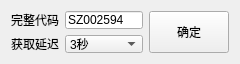
<?xml version="1.0" encoding="UTF-8"?>
<ui version="4.0">
 <class>Settiing</class>
 <widget class="QWidget" name="Settiing">
  <property name="geometry">
   <rect>
    <x>0</x>
    <y>0</y>
    <width>240</width>
    <height>64</height>
   </rect>
  </property>
  <property name="minimumSize">
   <size>
    <width>240</width>
    <height>64</height>
   </size>
  </property>
  <property name="windowTitle">
   <string>Settiing</string>
  </property>
  <property name="windowIcon">
   <iconset resource="../static/rc.qrc">
    <normaloff>:/rc/images/microscope.ico</normaloff>:/rc/images/microscope.ico</iconset>
  </property>
  <layout class="QGridLayout" name="gridLayout">
   <item row="0" column="0">
    <widget class="QLabel" name="label">
     <property name="text">
      <string>完整代码</string>
     </property>
    </widget>
   </item>
   <item row="0" column="1">
    <widget class="QLineEdit" name="lineEdit">
     <property name="text">
      <string>SZ002594</string>
     </property>
    </widget>
   </item>
   <item row="1" column="0">
    <widget class="QLabel" name="label_2">
     <property name="text">
      <string>获取延迟</string>
     </property>
    </widget>
   </item>
   <item row="1" column="1">
    <widget class="QComboBox" name="comboBox">
     <property name="currentIndex">
      <number>2</number>
     </property>
     <item>
      <property name="text">
       <string>1秒</string>
      </property>
     </item>
     <item>
      <property name="text">
       <string>2秒</string>
      </property>
     </item>
     <item>
      <property name="text">
       <string>3秒</string>
      </property>
     </item>
     <item>
      <property name="text">
       <string>5秒</string>
      </property>
     </item>
     <item>
      <property name="text">
       <string>10秒</string>
      </property>
     </item>
    </widget>
   </item>
   <item row="0" column="2" rowspan="2">
    <widget class="QPushButton" name="pushButton">
     <property name="sizePolicy">
      <sizepolicy hsizetype="Minimum" vsizetype="Minimum">
       <horstretch>0</horstretch>
       <verstretch>0</verstretch>
      </sizepolicy>
     </property>
     <property name="text">
      <string>确定</string>
     </property>
    </widget>
   </item>
  </layout>
 </widget>
 <resources>
  <include location="../static/rc.qrc"/>
 </resources>
 <connections/>
</ui>
